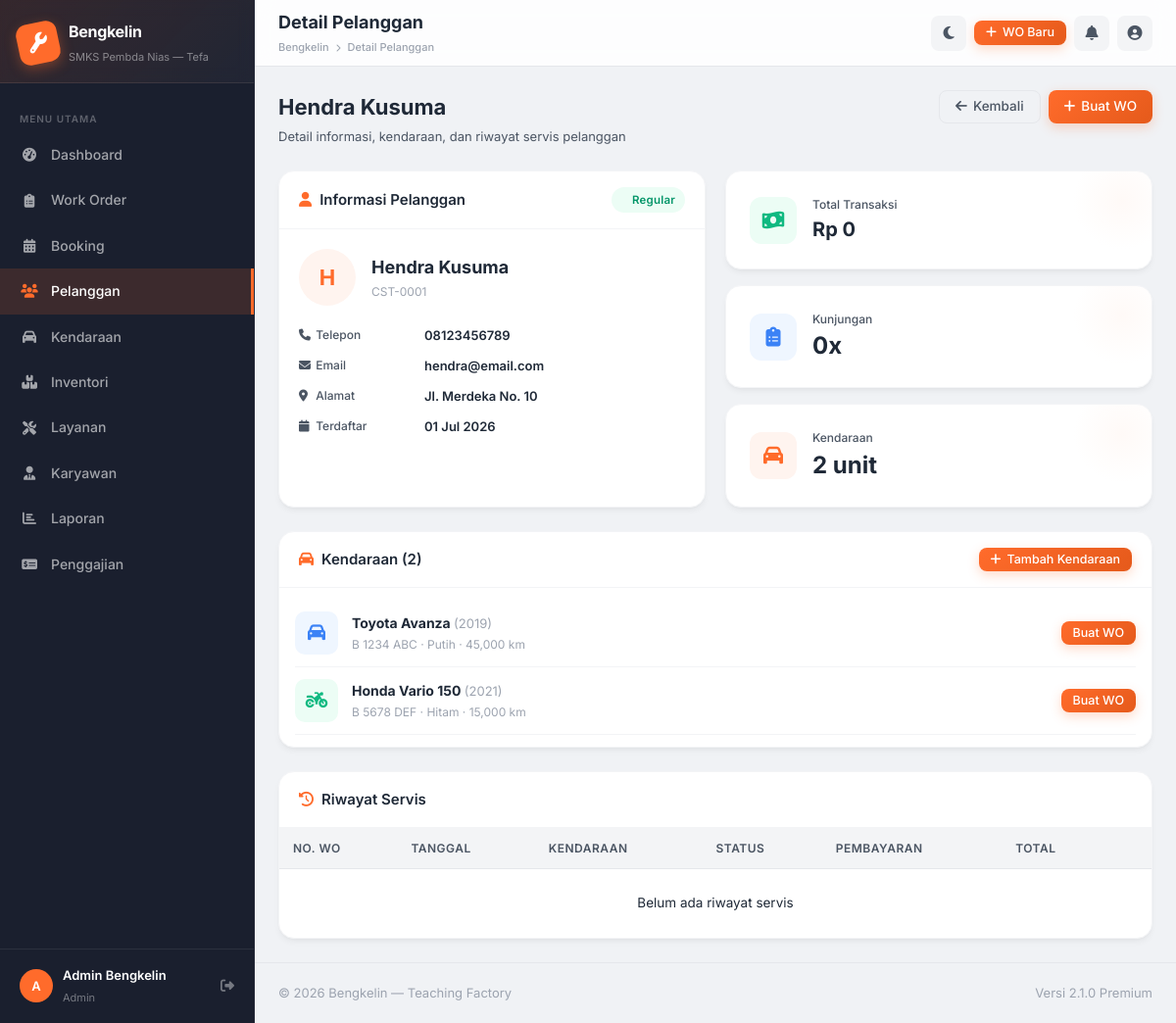
/pages/customers/view.php?id=1 (signed in), run on the app's committed database.
### tables this page shows
CREATE TABLE `customers` (
  `id` int(11) NOT NULL AUTO_INCREMENT,
  `customer_code` varchar(20) NOT NULL,
  `name` varchar(100) NOT NULL,
  `phone` varchar(20) NOT NULL,
  `email` varchar(100) DEFAULT NULL,
  `address` text DEFAULT NULL,
  `loyalty_points` int(11) DEFAULT 0,
  `segment` enum('new','regular','vip') DEFAULT 'new',
  `notes` text DEFAULT NULL,
  `created_at` timestamp NOT NULL DEFAULT CURRENT_TIMESTAMP,
  `updated_at` timestamp NOT NULL DEFAULT CURRENT_TIMESTAMP ON UPDATE CURRENT_TIMESTAMP,
  PRIMARY KEY (`id`),
  UNIQUE KEY `customer_code` (`customer_code`)
);

CREATE TABLE `vehicles` (
  `id` int(11) NOT NULL AUTO_INCREMENT,
  `customer_id` int(11) NOT NULL,
  `plate_number` varchar(20) NOT NULL,
  `brand` varchar(50) NOT NULL,
  `model` varchar(50) NOT NULL,
  `year` int(4) DEFAULT NULL,
  `color` varchar(30) DEFAULT NULL,
  `type` enum('mobil','motor') NOT NULL,
  `vehicle_subtype` varchar(50) DEFAULT NULL,
  `km_current` int(11) DEFAULT 0,
  `km_last_service` int(11) DEFAULT 0,
  `fuel_type` enum('bensin','diesel','listrik') DEFAULT 'bensin',
  `notes` text DEFAULT NULL,
  `created_at` timestamp NOT NULL DEFAULT CURRENT_TIMESTAMP,
  PRIMARY KEY (`id`),
  FOREIGN KEY (`customer_id`) REFERENCES `customers`(`id`) ON DELETE CASCADE
);

### includes/auth.php (called while the page is built, shortened)
<?php
function formatRupiah(float $amount): string {
    return 'Rp ' . number_format($amount, 0, ',', '.');
}

### pages/customers/view.php (the view, shortened to what this page needs)
<?php
require_once __DIR__ . '/../../includes/auth.php';
$id = (int)$_GET['id'];
$db       = getDB();
$customer = $db->prepare("SELECT * FROM customers WHERE id=?");
$customer->execute([$id]);
$customer = $customer->fetch();
$vehicles = $db->prepare("SELECT * FROM vehicles WHERE customer_id=? ORDER BY created_at DESC");
$vehicles->execute([$id]);
$vehicles = $vehicles->fetchAll();
$workOrders = $db->prepare("
    SELECT wo.*, v.brand, v.model, v.plate_number, v.type AS vehicle_type
    FROM work_orders wo
    LEFT JOIN vehicles v ON wo.vehicle_id = v.id
    WHERE wo.customer_id = ?
    ORDER BY wo.created_at DESC LIMIT 20
");
$workOrders->execute([$id]);
$workOrders = $workOrders->fetchAll();
$totalSpent = $db->prepare("SELECT COALESCE(SUM(total),0) FROM work_orders WHERE customer_id=? AND payment_status='paid'");
$totalSpent->execute([$id]);
$totalSpent = (float)$totalSpent->fetchColumn();
include __DIR__ . '/../../includes/header.php';
?>
<div class="page-header">
  <div class="page-header-left">
    <h1><?= htmlspecialchars($customer['name']) ?></h1>
    <p>Detail informasi, kendaraan, dan riwayat servis pelanggan</p>
  </div>
  <div class="page-header-right">
    <a href="<?= BASE_URL ?>/pages/customers/index.php" class="btn btn-outline"><i class="fas fa-arrow-left"></i> Kembali</a>
    <a href="<?= BASE_URL ?>/pages/work-orders/create.php?customer_id=<?= $id ?>" class="btn btn-primary"><i class="fas fa-plus"></i> Buat WO</a>
  </div>
</div>
<div class="grid-2 mb-24">
  <div class="card">
    <div class="card-header">
      <div class="card-header-title"><i class="fas fa-user" style="color:var(--primary);margin-right:8px"></i>Informasi Pelanggan</div>
      <span class="badge badge-<?= $customer['segment'] ?>"><?= ucfirst($customer['segment']) ?></span>
    </div>
    <div class="card-body">
      <div style="display:flex;align-items:center;gap:16px;margin-bottom:20px">
        <div style="width:58px;height:58px;border-radius:50%;background:var(--primary-bg);color:var(--primary);font-size:22px;font-weight:700;display:flex;align-items:center;justify-content:center;flex-shrink:0">
          <?= strtoupper(substr($customer['name'],0,1)) ?>
        </div>
        <div>
          <div style="font-size:18px;font-weight:700"><?= htmlspecialchars($customer['name']) ?></div>
          <div style="font-size:12px;color:var(--text-muted)"><?= $customer['customer_code'] ?></div>
        </div>
      </div>
      <div class="info-row">
        <div class="info-item"><span class="info-label"><i class="fas fa-phone" style="width:14px"></i> Telepon</span><span class="info-value"><?= $customer['phone'] ?></span></div>
        <div class="info-item"><span class="info-label"><i class="fas fa-envelope" style="width:14px"></i> Email</span><span class="info-value"><?= $customer['email'] ?: '—' ?></span></div>
        <div class="info-item"><span class="info-label"><i class="fas fa-map-marker-alt" style="width:14px"></i> Alamat</span><span class="info-value"><?= $customer['address'] ? nl2br(htmlspecialchars($customer['address'])) : '—' ?></span></div>
        <div class="info-item"><span class="info-label"><i class="fas fa-calendar" style="width:14px"></i> Terdaftar</span><span class="info-value"><?= date('d M Y', strtotime($customer['created_at'])) ?></span></div>
      </div>
    </div>
  </div>
  <div style="display:flex;flex-direction:column;gap:16px">
    <div class="stat-card">
      <div class="stat-icon green"><i class="fas fa-money-bill-wave"></i></div>
      <div class="stat-info"><div class="stat-label">Total Transaksi</div><div class="stat-value" style="font-size:20px"><?= formatRupiah($totalSpent) ?></div></div>
    </div>
    <div class="stat-card">
      <div class="stat-icon blue"><i class="fas fa-clipboard-list"></i></div>
      <div class="stat-info"><div class="stat-label">Kunjungan</div><div class="stat-value"><?= count($workOrders) ?>x</div></div>
    </div>
    <div class="stat-card">
      <div class="stat-icon orange"><i class="fas fa-car"></i></div>
      <div class="stat-info"><div class="stat-label">Kendaraan</div><div class="stat-value"><?= count($vehicles) ?> unit</div></div>
    </div>
  </div>
</div>
<div class="card mb-24">
  <div class="card-header">
    <div class="card-header-title"><i class="fas fa-car" style="color:var(--primary);margin-right:8px"></i>Kendaraan (<?= count($vehicles) ?>)</div>
    <button class="btn btn-primary btn-sm" onclick="window.location='<?= BASE_URL ?>/pages/vehicles/index.php?customer_id=<?= $id ?>'">
      <i class="fas fa-plus"></i> Tambah Kendaraan
    </button>
  </div>
  <div class="card-body" style="padding:12px 16px">
    <?php if (empty($vehicles)): ?>
    <p class="text-muted text-center" style="padding:20px 0">Belum ada kendaraan terdaftar</p>
    <?php else: foreach ($vehicles as $v): ?>
    <div style="display:flex;align-items:center;gap:14px;padding:12px 0;border-bottom:1px solid var(--border-light)">
      <div style="width:44px;height:44px;border-radius:10px;background:var(--<?= $v['type']==='mobil'?'info':'success' ?>-bg??var(--info-bg));background:<?= $v['type']==='mobil'?'var(--info-bg)':'var(--success-bg)' ?>;display:flex;align-items:center;justify-content:center;color:<?= $v['type']==='mobil'?'var(--info)':'var(--success)' ?>;font-size:18px;flex-shrink:0">
        <i class="fas <?= $v['type']==='mobil'?'fa-car':'fa-motorcycle' ?>"></i>
      </div>
      <div style="flex:1">
        <div style="font-weight:700"><?= $v['brand'] . ' ' . $v['model'] ?> <span style="color:var(--text-muted);font-weight:400;font-size:13px">(<?= $v['year'] ?>)</span></div>
        <div style="font-size:12px;color:var(--text-muted)"><?= $v['plate_number'] ?> · <?= $v['color'] ?> · <?= number_format($v['km_current']) ?> km</div>
      </div>
      <a href="<?= BASE_URL ?>/pages/work-orders/create.php?vehicle_id=<?= $v['id'] ?>&customer_id=<?= $id ?>" class="btn btn-primary btn-sm">Buat WO</a>
    </div>
    <?php endforeach; endif; ?>
  </div>
</div>
<div class="card">
  <div class="card-header">
    <div class="card-header-title"><i class="fas fa-history" style="color:var(--primary);margin-right:8px"></i>Riwayat Servis</div>
  </div>
  <div class="table-responsive">
    <table class="table">
      <thead><tr><th>No. WO</th><th>Tanggal</th><th>Kendaraan</th><th>Status</th><th>Pembayaran</th><th>Total</th><th></th></tr></thead>
      <tbody>
        <?php if (empty($workOrders)): ?>
        <tr><td colspan="7" class="text-center text-muted" style="padding:24px">Belum ada riwayat servis</td></tr>
        <?php else: foreach ($workOrders as $wo): ?>
        <tr>
          <td><span style="font-weight:600;color:var(--primary)"><?= $wo['wo_number'] ?></span></td>
          <td style="font-size:13px"><?= date('d M Y', strtotime($wo['created_at'])) ?></td>
          <td><div style="font-size:13px;font-weight:500"><?= $wo['brand'] . ' ' . $wo['model'] ?></div><div style="font-size:11px;color:var(--text-muted)"><?= $wo['plate_number'] ?></div></td>
          <td><span class="badge badge-<?= $wo['status'] ?>"><?= statusLabel($wo['status']) ?></span></td>
          <td><span class="badge badge-<?= $wo['payment_status'] ?>"><?= paymentLabel($wo['payment_status']) ?></span></td>
          <td style="font-weight:600"><?= formatRupiah((float)$wo['total']) ?></td>
          <td><a href="<?= BASE_URL ?>/pages/work-orders/view.php?id=<?= $wo['id'] ?>" class="btn btn-info btn-sm btn-icon"><i class="fas fa-eye"></i></a></td>
        </tr>
        <?php endforeach; endif; ?>
      </tbody>
    </table>
  </div>
</div>
<?php include __DIR__ . '/../../includes/footer.php'; ?>

### data on the page
customers: name "Hendra Kusuma", segment "Regular", name "H", customer_code "CST-0001", phone "08123456789", email "hendra@email.com", address "Jl. Merdeka No. 10", created_at "01 Jul 2026"
vehicles: brand "Toyota", model "Avanza", year "2019", plate_number "B 1234 ABC", color "Putih", km_current "45,000"
vehicles: brand "Honda", model "Vario 150", year "2021", plate_number "B 5678 DEF", color "Hitam", km_current "15,000"

### other printed values
$item['label'] "Dashboard"
$item['label'] "Work Order"
$item['label'] "Booking"
$item['label'] "Pelanggan"
$item['label'] "Kendaraan"
$item['label'] "Inventori"
$item['label'] "Layanan"
$item['label'] "Karyawan"
$item['label'] "Laporan"
$item['label'] "Penggajian"
substr($user['name'], 0, 1) "A"
$user['name'] "Admin Bengkelin"
$user['role'] "Admin"
$pageTitle "Detail Pelanggan"
$title "Detail Pelanggan"
